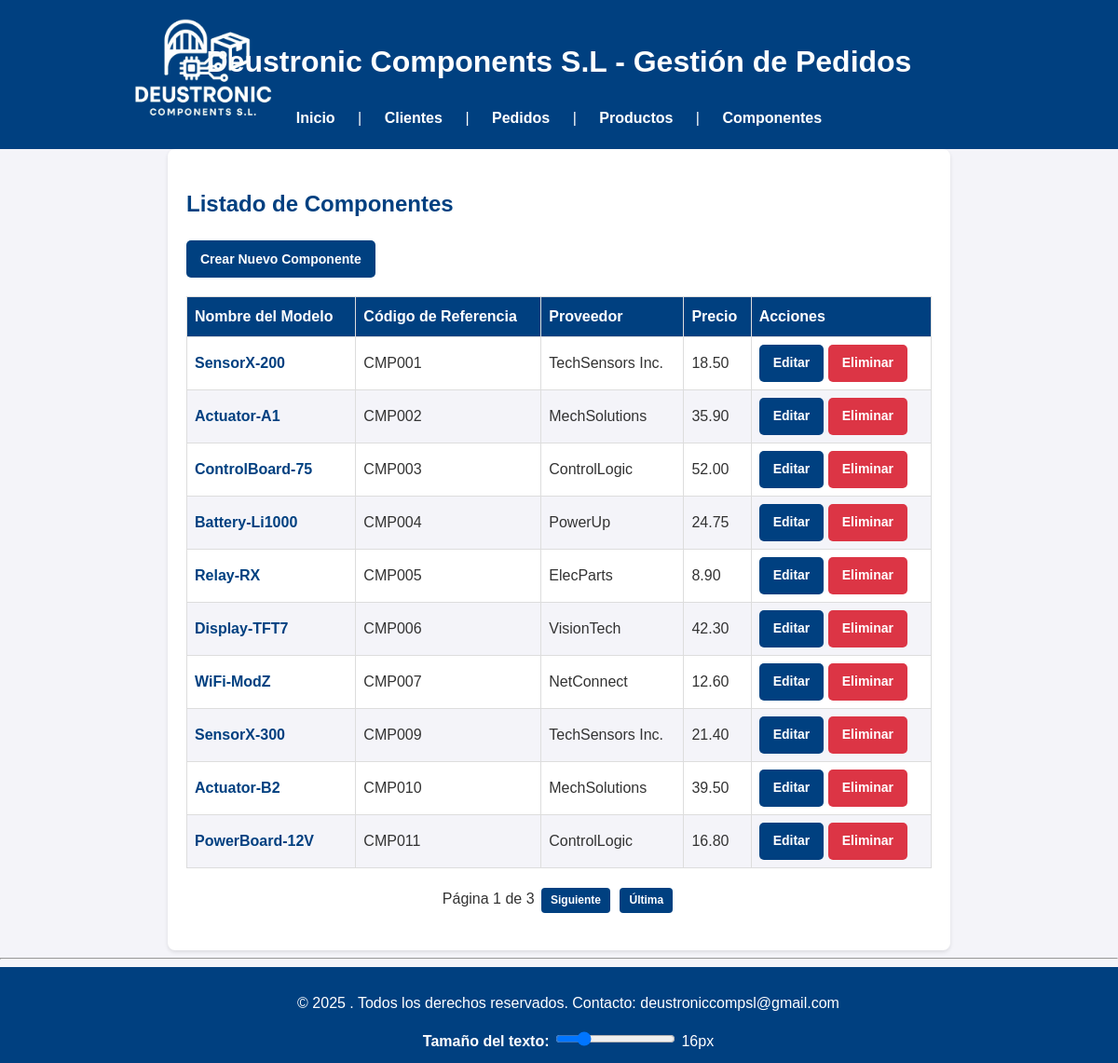
The page /componente/ on the database its author committed.
### appEntrega/models.py (models this page shows, shortened)
class Componente(models.Model):
    codigo_referencia = models.CharField(max_length=50, unique=True)
    nombre_modelo = models.CharField(max_length=100)
    tipo_componente = models.CharField(max_length=100)
    proveedor = models.CharField(max_length=100)
    precio = models.DecimalField(max_digits=10, decimal_places=2)
    especificaciones_tecnicas = models.TextField()
    archivo = models.FileField(upload_to='componentes/', null=True, blank=True)

### appEntrega/views.py (the view)
# urls.py: path('componente/',ComponenteListView.as_view(), name='componente_listado'),
class ComponenteListView(ListView):
    model = Componente
    template_name = 'componente_listado.html'
    context_object_name = 'componentes'
    paginate_by = 10

### appEntrega/templates/componente_listado.html (shortened to what this page needs)
{% extends "base.html" %}
{% block content %}
<h2>Listado de Componentes</h2>
<a href="{% url 'componente_crear' %}" class="button">Crear Nuevo Componente</a>
<table>
    <thead>
        <tr>
            <th>Nombre del Modelo</th>
            <th>Código de Referencia</th>
            <th>Proveedor</th>
            <th>Precio</th>
            <th>Acciones</th>
        </tr>
    </thead>
    <tbody>
        {% for componente in componentes %}
        <tr>
            <td><a href="{% url 'componente_detalle' componente.id %}" class = 'detalle_link'>{{ componente.nombre_modelo }}</a></td>
            <td>{{ componente.codigo_referencia }}</td>
            <td>{{ componente.proveedor }}</td>
            <td>{{ componente.precio }}</td>
            <td>
                <a href="{% url 'componente_editar' componente.id %}" class="button">Editar</a>
                <a href="{% url 'componente_eliminar' componente.id %}" class="btn-eliminar">Eliminar</a>
            </td>
        </tr>
        {% empty %}
        <tr>
            <td colspan="4">No hay componentes registrados.</td>
        </tr>
        {% endfor %}
    </tbody>
</table>
{% if is_paginated %}
  <div class="paginacion">
    Página {{ page_obj.number }} de {{ page_obj.paginator.num_pages }}
    {% if page_obj.has_next %}
      <a href="?page={{ page_obj.next_page_number }}">Siguiente</a>
      <a href="?page={{ page_obj.paginator.num_pages }}">Última</a>
    {% endif %}
  </div>
{% endif %}
{% endblock %}

### appEntrega/static/CSS/stylesheet.css (style rules this page uses)
body { font-family: 'Arial', sans-serif; line-height: 1.6; margin: 0; padding: 0; background-color: #f4f4f9; color: #333; }
h2 { color: #004080; margin-bottom: 20px; }
button, a.button { display: inline-flex; align-items: center; justify-content: center; background-color: #004080; color: white; padding: 10px 15px; text-decoration: none; border: none; border-radius: 5px; cursor: pointer; font-size: 14px; font-weight: bold; text-align: center; transition: background-color 0.3s, color 0.3s; height: 40px; box-sizing: border-box; }
table { width: 100%; border-collapse: collapse; margin: 20px 0; font-size: 16px; text-align: left; }
table th, table td { border: 1px solid #ddd; padding: 8px; }
table th { background-color: #004080; color: white; }
table tr:nth-child(even) { background-color: #f4f4f9; }
.btn-eliminar { display: inline-flex; align-items: center; justify-content: center; background-color: #dc3545; color: white; padding: 10px 15px; text-decoration: none; border: none; border-radius: 5px; cursor: pointer; font-size: 14px; font-weight: bold; text-align: center; transition: background-color 0.3s ease, color 0.3s ease; height: 40px; box-sizing: border-box; }
a.detalle_link { color: #004080; text-decoration: none; font-weight: bold; transition: color 0.3s; }
.paginacion { margin: 20px 0; text-align: center; }
.paginacion a { display: inline-block; background-color: #004080; color: white; padding: 4px 10px; margin: 0 3px; border-radius: 4px; font-size: 12px; text-decoration: none; border: none; font-weight: bold; transition: background-color 0.3s, color 0.3s; cursor: pointer; }

### rows shown on the page
Componente: nombre_modelo "SensorX-200", codigo_referencia "CMP001", proveedor "TechSensors Inc.", precio "18.50"
Componente: nombre_modelo "Actuator-A1", codigo_referencia "CMP002", proveedor "MechSolutions", precio "35.90"
Componente: nombre_modelo "ControlBoard-75", codigo_referencia "CMP003", proveedor "ControlLogic", precio "52.00"
Componente: nombre_modelo "Battery-Li1000", codigo_referencia "CMP004", proveedor "PowerUp", precio "24.75"
Componente: nombre_modelo "Relay-RX", codigo_referencia "CMP005", proveedor "ElecParts", precio "8.90"
Componente: nombre_modelo "Display-TFT7", codigo_referencia "CMP006", proveedor "VisionTech", precio "42.30"
Componente: nombre_modelo "WiFi-ModZ", codigo_referencia "CMP007", proveedor "NetConnect", precio "12.60"
Componente: nombre_modelo "SensorX-300", codigo_referencia "CMP009", proveedor "TechSensors Inc.", precio "21.40"
Componente: nombre_modelo "Actuator-B2", codigo_referencia "CMP010", proveedor "MechSolutions", precio "39.50"
Componente: nombre_modelo "PowerBoard-12V", codigo_referencia "CMP011", proveedor "ControlLogic", precio "16.80"

### other values the page prints
{{ page_obj.number }} "1"
{{ page_obj.paginator.num_pages }} "3"
